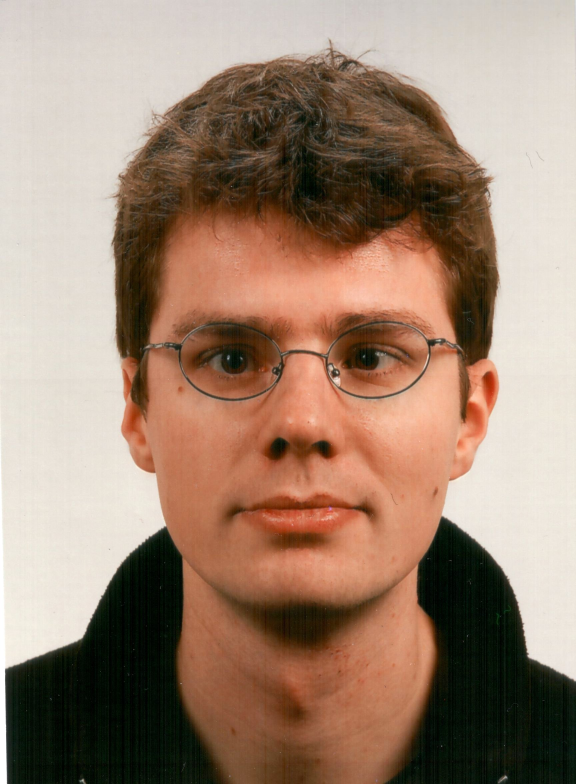
#> input picture svd_app/andreas.jpeg, 1728 x 2352 px (shown at 1/3 size)
$ jupyter execute 'Image compression.ipynb'
#> lines starting #> are read from the running program, lines starting #| are printed output that depends on the picture
[cell 1]
import numpy as np
import matplotlib.pyplot as pt

[cell 2]
from PIL import Image

with Image.open("andreas.jpeg").resize((500,500)) as img:
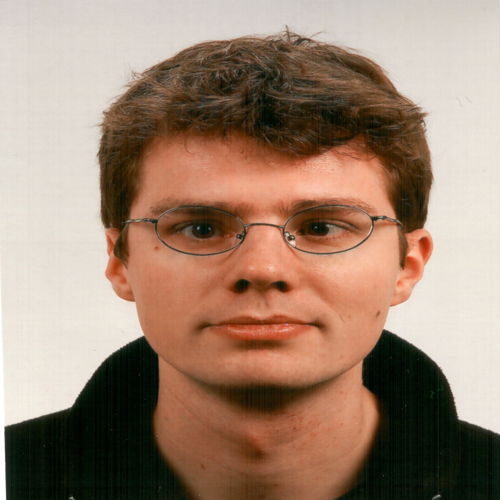
#> img: PIL image 500x500 RGB; mean R, G, B 158.5, 132.3, 113.8
    rgb_img = np.array(img)
rgb_img.shape
#> Out = (500, 500, 3)

[cell 3]
img = np.sum(rgb_img, axis=-1)
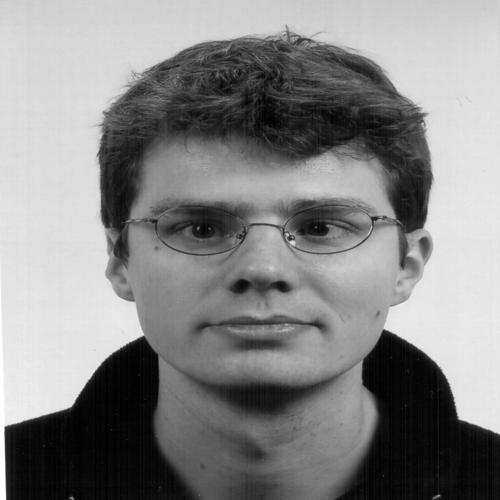
#> img: shape (500, 500) uint64; min 0, max 765, mean 404.5; drawn with min black and max white

[cell 4]
pt.imshow(img, cmap="gray")

[cell 5]
u, sigma, vt = np.linalg.svd(img)
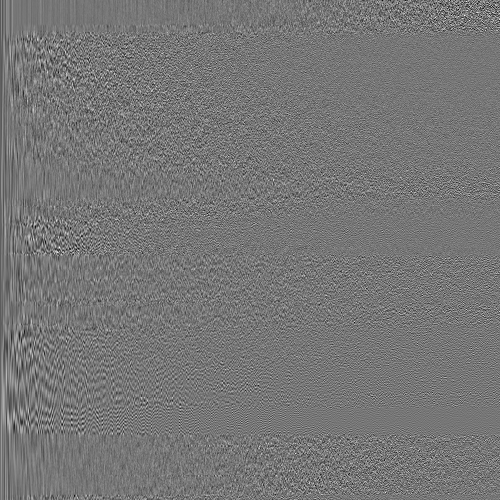
#> u: shape (500, 500) float64; min -0.258, max 0.295, mean -5.11e-05; drawn with min black and max white
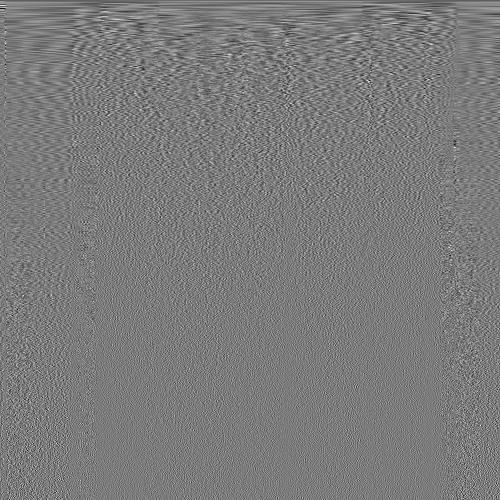
#> vt: shape (500, 500) float64; min -0.264, max 0.28, mean -9.12e-05; drawn with min black and max white
#> sigma = 500 values, max 222622.2 at index 0, min 0.161 at index 499, mean 1226
sigma

pt.plot(sigma)
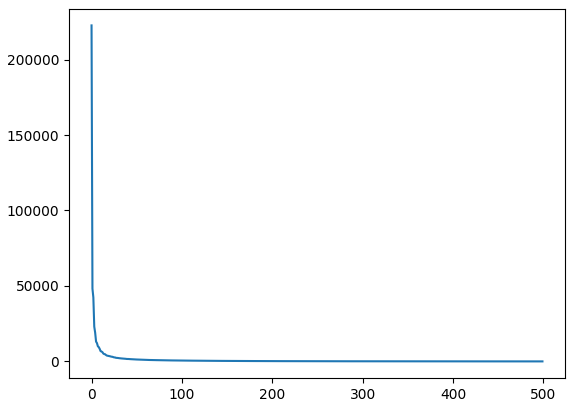
#> figure drawn by matplotlib, 1 panel; curve peaks at x = 0, y = 222622.2

[cell 6]
compressed_img = (
    sigma[0] * np.outer(u[:, 0], vt[0])
    )
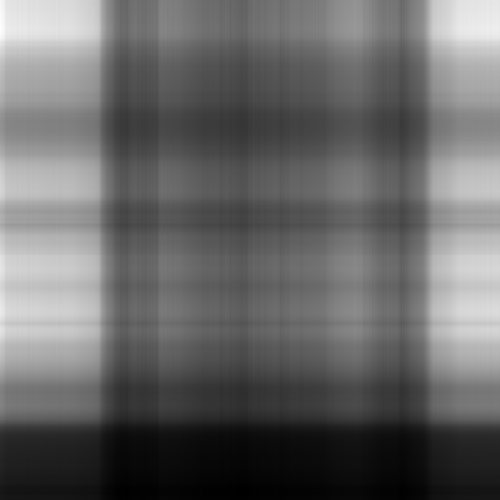
#> compressed_img: shape (500, 500) float64; min 59.59, max 906.2, mean 404.6; drawn with min black and max white

pt.imshow(compressed_img, cmap="gray")
